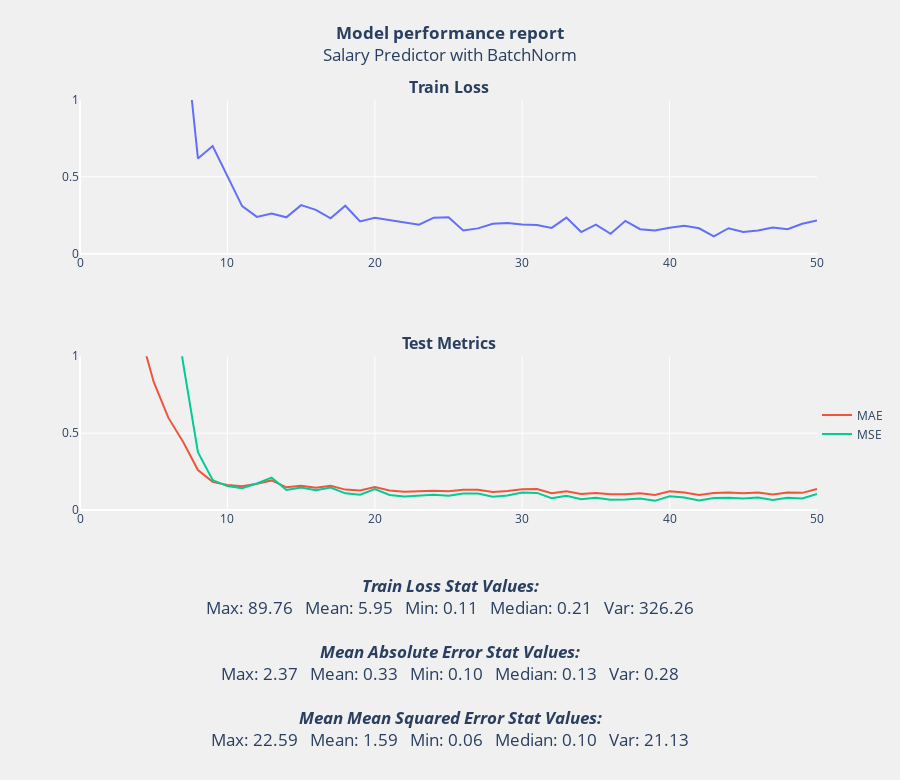

Write notebook code for a chart like this one.
### Code cell
draw_loss_acc_plot('Salary Predictor with BatchNorm', train_loss_2, list_mae_2, list_mse_2)

### Figure 1 — Plotly figure (JSON) as saved in the notebook; plotly's stock layout.template omitted (floating-point values rounded to 4 significant figures)
{"data": [{"mode": "lines", "name": "Train Loss", "showlegend": false, "type": "scatter", "x": [0, 1, 2, 3, 4, 5, 6, 7, 8, 9, 10, 11, 12, 13, 14, 15, 16, 17, 18, 19, 20, 21, 22, 23, 24, 25, 26, 27, 28, 29, 30, 31, 32, 33, 34, 35, 36, 37, 38, 39, 40, 41, 42, 43, 44, 45, 46, 47, 48, 49, 50], "xaxis": "x", "y": [89.76, 73.69, 54.73, 36.55, 22.13, 10.45, 4.622, 1.547, 0.6199, 0.7001, 0.5077, 0.3098, 0.2396, 0.2622, 0.2371, 0.3161, 0.2851, 0.2308, 0.3124, 0.21, 0.2338, 0.2198, 0.203, 0.1886, 0.2346, 0.2377, 0.1514, 0.165, 0.195, 0.2005, 0.1902, 0.1873, 0.1679, 0.2353, 0.1411, 0.1897, 0.1298, 0.2139, 0.1599, 0.1508, 0.1688, 0.1825, 0.1654, 0.1136, 0.1662, 0.1422, 0.1516, 0.1704, 0.16, 0.1946, 0.2163], "yaxis": "y"}, {"mode": "lines", "name": "MAE", "type": "scatter", "x": [0, 1, 2, 3, 4, 5, 6, 7, 8, 9, 10, 11, 12, 13, 14, 15, 16, 17, 18, 19, 20, 21, 22, 23, 24, 25, 26, 27, 28, 29, 30, 31, 32, 33, 34, 35, 36, 37, 38, 39, 40, 41, 42, 43, 44, 45, 46, 47, 48, 49, 50], "xaxis": "x2", "y": [2.373, 2.182, 1.866, 1.526, 1.188, 0.8328, 0.599, 0.4427, 0.2601, 0.183, 0.1622, 0.1551, 0.1714, 0.1925, 0.1475, 0.1573, 0.1453, 0.1574, 0.1327, 0.127, 0.15, 0.1266, 0.1181, 0.1234, 0.1248, 0.1214, 0.1311, 0.1321, 0.1165, 0.1231, 0.1351, 0.1359, 0.1086, 0.1219, 0.1038, 0.1113, 0.102, 0.1033, 0.1082, 0.09743, 0.1218, 0.1132, 0.09836, 0.1108, 0.1145, 0.1091, 0.1142, 0.1012, 0.1138, 0.1115, 0.1369], "yaxis": "y2"}, {"mode": "lines", "name": "MSE", "type": "scatter", "x": [0, 1, 2, 3, 4, 5, 6, 7, 8, 9, 10, 11, 12, 13, 14, 15, 16, 17, 18, 19, 20, 21, 22, 23, 24, 25, 26, 27, 28, 29, 30, 31, 32, 33, 34, 35, 36, 37, 38, 39, 40, 41, 42, 43, 44, 45, 46, 47, 48, 49, 50], "xaxis": "x2", "y": [22.59, 19.11, 14.01, 9.41, 5.79, 2.944, 1.598, 0.9527, 0.3759, 0.1947, 0.1555, 0.1421, 0.1726, 0.2111, 0.1306, 0.1462, 0.1285, 0.1462, 0.1082, 0.09994, 0.1366, 0.09802, 0.08782, 0.09502, 0.09849, 0.09347, 0.1076, 0.1071, 0.08682, 0.09421, 0.1133, 0.111, 0.07666, 0.09323, 0.0693, 0.07935, 0.06689, 0.0686, 0.0748, 0.05966, 0.0897, 0.08076, 0.06261, 0.07756, 0.08042, 0.07489, 0.08099, 0.06479, 0.07907, 0.07513, 0.1049], "yaxis": "y2"}], "layout": {"annotations": [{"font": {"size": 16}, "showarrow": false, "text": "<b>Train Loss</b>", "x": 0.5, "xanchor": "center", "xref": "paper", "y": 1, "yanchor": "bottom", "yref": "paper"}, {"font": {"size": 16}, "showarrow": false, "text": "<b>Test Metrics</b>", "x": 0.5, "xanchor": "center", "xref": "paper", "y": 0.375, "yanchor": "bottom", "yref": "paper"}], "autosize": false, "height": 780, "legend": {"x": 1, "y": 0.15}, "margin": {"b": 270}, "paper_bgcolor": "rgba(240, 240, 240, 0.95)", "plot_bgcolor": "rgba(240, 240, 240, 0.95)", "title": {"text": "<b>Model performance report</b><br>Salary Predictor with BatchNorm<br><br><br><br><br><br><br><br><br><br><br><br><br><br><br><br><br><br><br><br><br><br><br><br><b><i>Train Loss Stat Values:</i></b><br>Max: 89.76   Mean: 5.95   Min: 0.11   Median: 0.21   Var: 326.26<br><br><b><i>Mean Absolute Error Stat Values:</i></b><br>Max: 2.37   Mean: 0.33   Min: 0.10   Median: 0.13   Var: 0.28<br><br><b><i>Mean Mean Squared Error Stat Values:</i></b><br>Max: 22.59   Mean: 1.59   Min: 0.06   Median: 0.10   Var: 21.13", "x": 0.5, "xanchor": "center", "y": 0.95, "yanchor": "top"}, "width": 900, "xaxis": {"anchor": "y", "domain": [0, 1]}, "xaxis2": {"anchor": "y2", "domain": [0, 1]}, "yaxis": {"anchor": "x", "domain": [0.625, 1], "range": [0, 1]}, "yaxis2": {"anchor": "x2", "domain": [0, 0.375], "range": [0, 1]}}}
